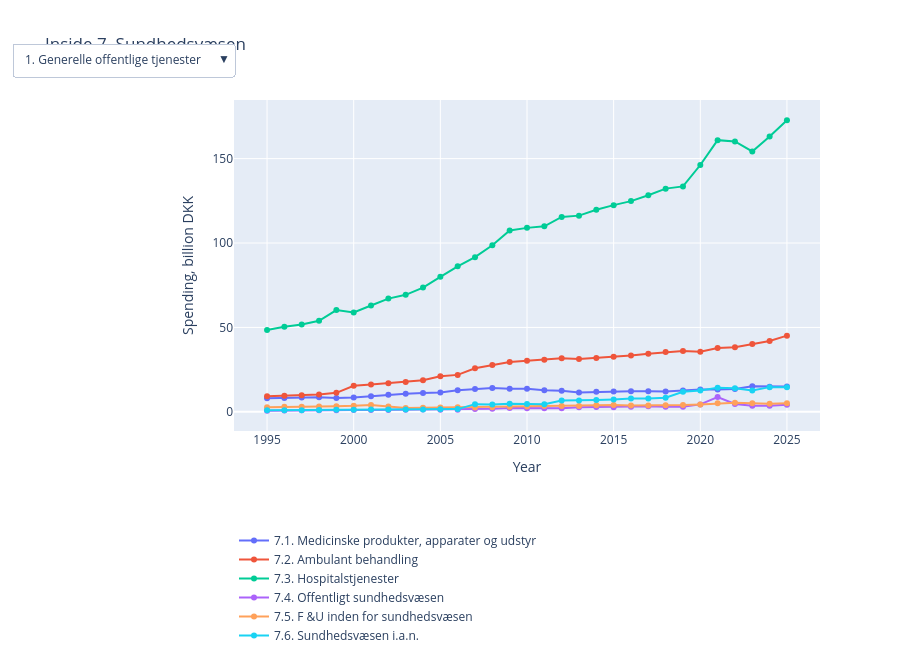

Notebook source saved alongside this figure:
### Code cell
import plotly.graph_objects as go

fig = go.Figure()

buttons = []
trace_indices_by_category = {}
trace_index = 0

# Choose default category
default_category = "7. Sundhedsvæsen"

for main_cat in main_categories:
    parent_code = get_parent_code(main_cat)
    data = cofog_sub[cofog_sub["parent_code"] == parent_code].copy()
    data = data.sort_values(["category", "year"])

    indices = []

    for subcat in data["category"].unique():
        subcat_data = data[data["category"] == subcat].sort_values("year")

        fig.add_trace(go.Scatter(
            x=subcat_data["year"],
            y=subcat_data["spending_million_dkk"] / 1000,
            mode="lines+markers",
            name=subcat,
            visible=(main_cat == default_category),
            hovertemplate=(
                "<b>%{fullData.name}</b><br>"
                "Year: %{x}<br>"
                "Spending: %{y:.2f} billion DKK"
                "<extra></extra>"
            )
        ))

        indices.append(trace_index)
        trace_index += 1

    trace_indices_by_category[main_cat] = indices

total_traces = len(fig.data)

for main_cat in main_categories:
    visible = [False] * total_traces

    for idx in trace_indices_by_category[main_cat]:
        visible[idx] = True

    buttons.append(dict(
        label=main_cat,
        method="update",
        args=[
            {"visible": visible},
            {
                "title": f"Inside {main_cat}",
                "yaxis": {"title": "Spending, billion DKK"},
                "xaxis": {"title": "Year"}
            }
        ]
    ))

fig.update_layout(
    title=f"Inside {default_category}",
    xaxis_title="Year",
    yaxis_title="Spending, billion DKK",
    height=650,
    hovermode="x unified",
    updatemenus=[
        dict(
            buttons=buttons,
            direction="down",
            x=0,
            y=1.15,
            showactive=True
        )
    ],
    legend=dict(
        orientation="h",
        y=-0.25
    )
)

fig.show()
